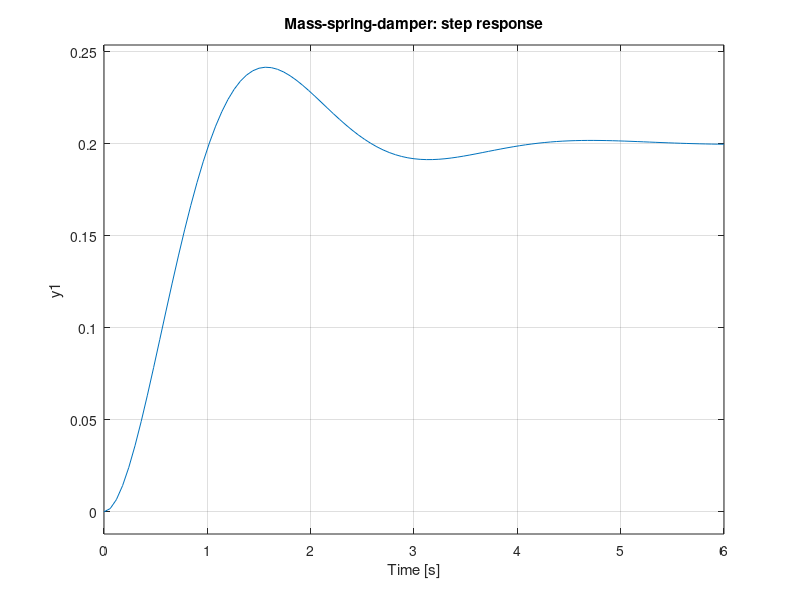
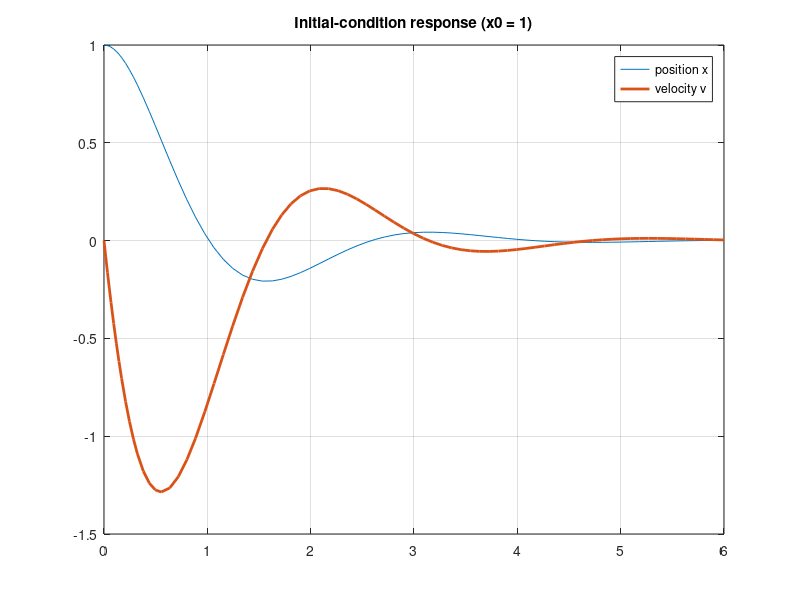

MATLAB code to generate these figures, in order:
%% Lab - State-space models  |  نماذج فضاء الحالة
clc; clear; close all

% Mass-spring-damper:  m x'' + b x' + k x = F
m = 1; b = 2; k = 5;
A = [0 1; -k/m -b/m];
B = [0; 1/m];
C = [1 0];
D = 0;

eigenvalues = eig(A)            % = poles of the system
G = ss(A, B, C, D)              % converted to a transfer function
[num, den] = ss2tf(A, B, C, D)
[A2, B2, C2, D2] = tf2ss(num, den)

step(G); title('Mass-spring-damper: step response')

% Free response with ode45  |  الاستجابة الحرة بحل المعادلة التفاضلية
f = @(t, x) A*x;
[t, x] = ode45(f, [0 6], [1; 0]);
figure
plot(t, x(:, 1), t, x(:, 2), 'LineWidth', 2); grid on
legend('position x', 'velocity v')
title('Initial-condition response (x0 = 1)')
